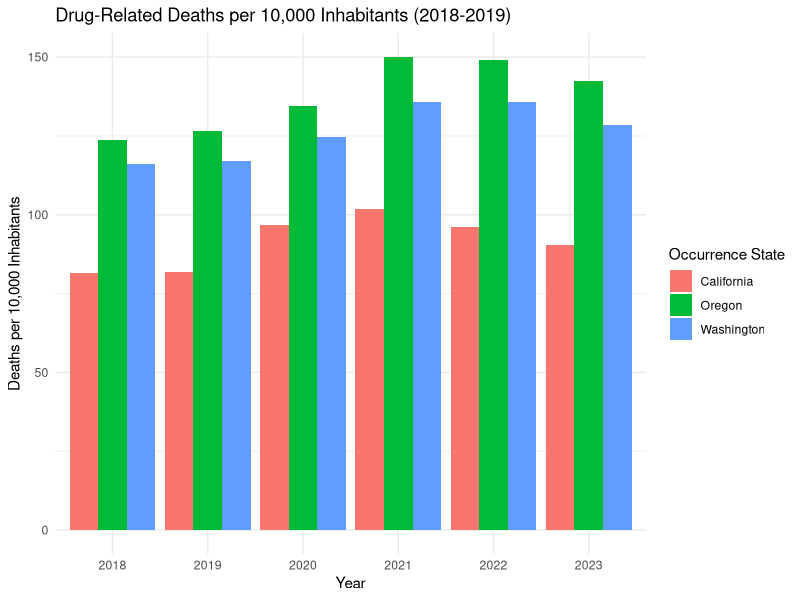

This figure's R source:
## ---- chunk 1
knitr::opts_chunk$set(echo = TRUE)
## ---- chunk 2
library(readxl)
library(dplyr)
library(zoo)
library(lubridate)
library(ggplot2)
library(tidyr)


#setting directory
#setwd(dirname(rstudioapi::getSourceEditorContext()$path))
getwd()
## ---- chunk 3
# load the relevant part of the Data set, exclude notes starting from row 4374
Data <- read_excel("data/Drug_related_Deaths_2018-2024.xlsx", n_max = 4374)


# Overview for the Data
head(Data, 10)
str(Data)

## ---- chunk 4
# Read population data from Excel file for each region

# Load the population data from the first range (D244:M244)
population_oregon_1 <- read_excel("data/Ca_Or_Wa Population 2010-23.xlsx", 
                                  sheet = "Oregon", 
                                  range = "D244:M244", 
                                  col_names = FALSE)  # Disable header reading

# Load the population data from the second range (Q244:T244)
population_oregon_2 <- read_excel("data/Ca_Or_Wa Population 2010-23.xlsx", 
                                  sheet = "Oregon", 
                                  range = "Q244:T244", 
                                  col_names = FALSE)  # Disable header reading

# Combine the two data frames (horizontally) into one row
population_oregon <- cbind(population_oregon_1, population_oregon_2)

# Manually set the column names (years 2010 to 2023)
colnames(population_oregon) <- 2010:2023



# Load the population data from the first range in California
population_california_1 <- read_excel("data/Ca_Or_Wa Population 2010-23.xlsx", 
                                  sheet = "California", 
                                  range = "D487:M487", 
                                  col_names = FALSE)  # Disable header reading

# Load the population data from the second range (Q487:T487)
population_california_2 <- read_excel("data/Ca_Or_Wa Population 2010-23.xlsx", 
                                  sheet = "California", 
                                  range = "Q487:T487", 
                                  col_names = FALSE)  # Disable header reading

# Combine the two data frames (horizontally) into one row
population_california <- cbind(population_california_1, population_california_2)

# Manually set the column names (years 2010 to 2023)
colnames(population_california) <- 2010:2023



# Load the population data from the first range in Washington
population_washington_1 <- read_excel("data/Ca_Or_Wa Population 2010-23.xlsx", 
                                  sheet = "Washington", 
                                  range = "D286:M286", 
                                  col_names = FALSE)  # Disable header reading

# Load the population data from the second range 
population_washington_2 <- read_excel("data/Ca_Or_Wa Population 2010-23.xlsx", 
                                  sheet = "Washington", 
                                  range = "Q286:T286", 
                                  col_names = FALSE)  # Disable header reading

# Combine the two data frames (horizontally) into one row
population_washington <- cbind(population_washington_1, population_washington_2)

# Manually set the column names (years 2010 to 2023)
colnames(population_washington) <- 2010:2023


# Combine population data into a single data frame with an added column for state
population_data <- bind_rows(
  population_oregon %>% mutate(State = "Oregon"),
  population_washington %>% mutate(State = "Washington"),
  population_california %>% mutate(State = "California")
)


# Remove the temporary variables from the environment
rm(population_oregon_1, population_oregon_2, population_washington_1, 
   population_washington_2, population_california_1, population_california_2,
   population_oregon, population_washington, population_california)

# Convert wide format to long format
population_data <- population_data %>%
  pivot_longer(cols = -State,    # All columns except 'State'
               names_to = "year",   # The new column for years
               values_to = "population_count")  # The new column for population counts

#Convert year collum to numeric
population_data$year <- as.numeric(population_data$year)  

## ---- chunk 5

# look into Notes
unique(Data$Notes)

# only NA's so we delete this column
Data <- Data %>% select(-Notes)

# look into Dates
unique(Data$Month)

# Delete Row Sep., 2024 since the data is not complete
Data <- Data[Data$Month != "Sep., 2024 (provisional and partial)", ]

# Create column Provisional (TRUE/FALSE) based on the col Month '(provisional)'
Data$Provisional <- grepl("\\(provisional\\)", Data$Month)

# Delete " (provisional)" from the Date
####Data$Month <- gsub(" \\(provisional\\)", "", Data$Month)

# Convert into Date Variable
####Data$Month <- as.yearmon(Data$Month, format = "%b., %Y")
Data <- Data %>%
  #mutate(`Month` = as.yearmon(`Month Code`, format = "%Y/%m"))
    mutate(`Month` = ym(`Month Code`))


#### look into Deaths
#### Data$Deaths

# count of "Suppressed"
sum(Data$Deaths == "Suppressed")

# Some of the numbers are "Suppressed" this means that there are between 1 and 9 cases
# To use Deaths as a number we can leave them as NA's or substitute by a random number between 1 and 9

# Set seed for reproducibility if needed
set.seed(23)  

# Replace "Suppressed" in the Death column with a random number between 1 and 9
Data$Deaths <- ifelse(Data$Deaths == "Suppressed", sample(1:9, sum(Data$Deaths == "Suppressed"), replace = TRUE), Data$Deaths)
Data$Deaths <- as.numeric(Data$Deaths)

summary(Data)
sum(Data$Deaths == "Suppressed")
# Delete all columns that end on Code, they are duplicates of the other columns
Data <- Data[, !grepl("Code$", names(Data))]

glimpse(Data)
## ---- chunk 6

# Filter the data for each complete years 2018 to 2023 
Data_18_23 <- Data %>%
  filter(`Month` >= ym("2018-01") & `Month` <= ym("2023-12"))

# Check the structure of the data
str(Data_18_23)

# Group the data by occurrence state and year, then sum deaths per year
Data_18_23 <- Data_18_23 %>%
  group_by(`Occurrence State`, year = year(`Month`)) %>%
  summarise(Deaths = sum(Deaths))

# Merge the death data with population data by state and year
Data_with_population <- Data_18_23 %>%
  left_join(population_data, by = c("Occurrence State" = "State", "year" = "year"))

# Calculate deaths per 10,000 inhabitants for each year
Data_with_population <- Data_with_population %>%
  mutate(Deaths_per_10000 = (Deaths / population_count) * 10000)

# View the result
print(Data_with_population)

# Plot the number of deaths per 10,000 inhabitants for each year and state
ggplot(Data_with_population, aes(x = factor(year), y = Deaths_per_10000, fill = `Occurrence State`)) +
  geom_bar(stat = "identity", position = "dodge") +
  labs(title = "Drug-Related Deaths per 10,000 Inhabitants (2018-2019)",
       x = "Year",
       y = "Deaths per 10,000 Inhabitants") +
  theme_minimal()


